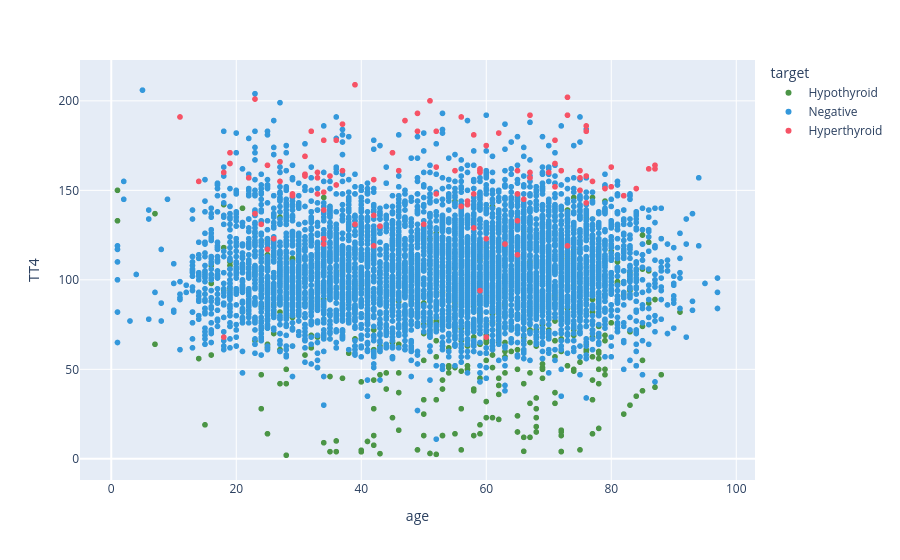

Notebook code cell kept with this figure:
### Markdown cell above
##### Plot of Age vs TT4 with Target Labels

### Code cell
fig1 = px.scatter(data, x='age', y='TT4', color='target', color_discrete_map={'Hypothyroid': '#4b9546', 'Hyperthyroid': '#F65366', 'Negative': '#3498db'})

fig1.show()

### Figure 1 — Plotly figure (JSON) as saved in the notebook; plotly's stock layout.template omitted (floating-point values rounded to 4 significant figures; data arrays with more than 128 entries replaced by an {"elided": "..."} marker saying what was removed)
{"data": [{"hovertemplate": "target=Hypothyroid<br>age=%{x}<br>TT4=%{y}<extra></extra>", "legendgroup": "Hypothyroid", "marker": {"color": "#4b9546", "symbol": "circle"}, "mode": "markers", "name": "Hypothyroid", "showlegend": true, "type": "scattergl", "x": {"elided": "511 int values"}, "xaxis": "x", "y": {"elided": "511 float values"}, "yaxis": "y"}, {"hovertemplate": "target=Negative<br>age=%{x}<br>TT4=%{y}<extra></extra>", "legendgroup": "Negative", "marker": {"color": "#3498db", "symbol": "circle"}, "mode": "markers", "name": "Negative", "showlegend": true, "type": "scattergl", "x": {"elided": "5890 int values"}, "xaxis": "x", "y": {"elided": "5890 int values"}, "yaxis": "y"}, {"hovertemplate": "target=Hyperthyroid<br>age=%{x}<br>TT4=%{y}<extra></extra>", "legendgroup": "Hyperthyroid", "marker": {"color": "#F65366", "symbol": "circle"}, "mode": "markers", "name": "Hyperthyroid", "showlegend": true, "type": "scattergl", "x": [75, 86, 34, 58, 32, 14, 23, 35, 27, 25, 82, 59, 24, 29, 80, 31, 34, 31, 59, 22, 31, 73, 37, 47, 46, 87, 33, 80, 34, 60, 11, 87, 18, 19, 58, 26, 71, 59, 70, 33, 58, 65, 60, 65, 39, 77, 57, 55, 79, 63, 49, 72, 18, 29, 76, 71, 59, 52, 56, 34, 75, 51, 50, 56, 76, 73, 60, 42, 52, 42, 65, 49, 34, 27, 75, 36, 57, 45, 62, 52, 67, 23, 67, 76, 66, 42, 76, 84, 36, 71, 33, 39, 73, 67, 37, 43, 25, 65, 19, 43], "xaxis": "x", "y": [157, 162, 149, 148, 183, 155, 201, 158, 155, 164, 147, 160, 131, 148, 163, 169, 120, 158, 94, 157, 159, 192, 187, 189, 161, 162, 157, 152, 139, 68, 191, 164, 160, 165, 129, 123, 152, 162, 160, 160, 181, 133, 123, 114, 209, 155, 144, 161, 151, 120, 183, 161, 68, 147, 158, 165, 161, 163, 191, 178, 150, 200, 131, 141, 143, 119, 175, 119, 183, 136, 148, 193, 123, 166, 161, 153, 142, 171, 182, 148, 192, 137, 160, 186, 145, 156, 183, 151, 178, 178, 148, 131, 202, 157, 161, 130, 117, 161, 171, 130], "yaxis": "y"}], "layout": {"legend": {"title": {"text": "target"}, "tracegroupgap": 0}, "margin": {"t": 60}, "xaxis": {"anchor": "y", "domain": [0, 1], "title": {"text": "age"}}, "yaxis": {"anchor": "x", "domain": [0, 1], "title": {"text": "TT4"}}}}
